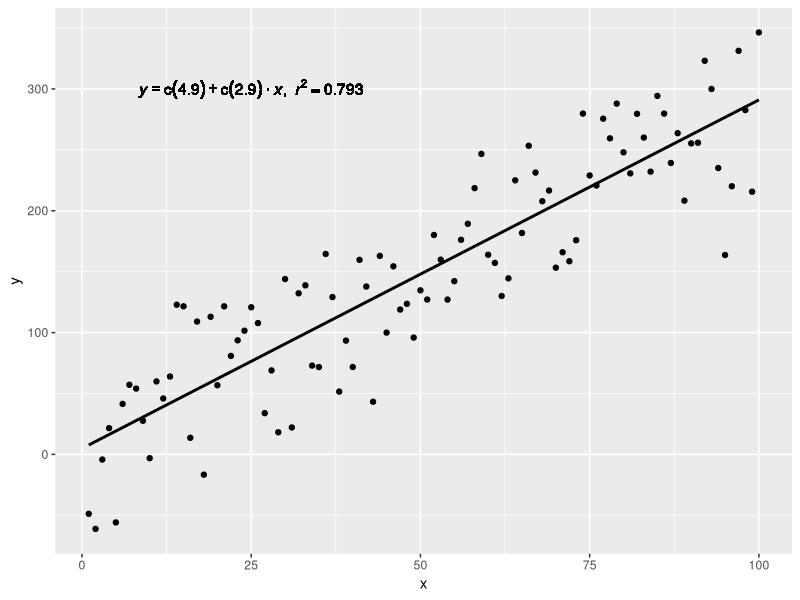

Recreate this plot in R.
## ---- chunk 1
suppressPackageStartupMessages({
  library(knitr)
  library(ggplot2)
})
opts_chunk$set(echo = FALSE, cache = FALSE)
## ---- chunk 2
# http://stackoverflow.com/questions/7549694/ggplot2-adding-regression-line-equation-and-r2-on-graph
df <- data.frame(x = c(1:100))
df$y <- 2 + 3 * df$x + rnorm(100, sd = 40)
p <- ggplot(data = df, aes(x = x, y = y)) +
            geom_smooth(method = "lm", se=FALSE, color="black", formula = y ~ x) +
            geom_point()
lm_eqn = function(df){
    m = lm(y ~ x, df);
    eq <- substitute(italic(y) == a + b %.% italic(x)*","~~italic(r)^2~"="~r2, 
         list(a = format(coef(m)[1], digits = 2), 
              b = format(coef(m)[2], digits = 2), 
             r2 = format(summary(m)$r.squared, digits = 3)))
    as.character(as.expression(eq));                 
}
g <- lm(y ~ ., df)
p + geom_text(aes(x = 25, y = 300, label = lm_eqn(df)), parse = TRUE)
## ---- chunk 3
library(bit64)
library(data.table)
library(magrittr)
suppressWarnings({
  imp.20130606 <- fread("imp.20130606.part.txt", sep = "\t", select = c(2, 6)) %>% `colnames<-`(c("time", "ip"))
  imp.20130607 <- fread("imp.20130607.part.txt", sep = "\t", select = c(2, 6)) %>% `colnames<-`(c("time", "ip"))
})
